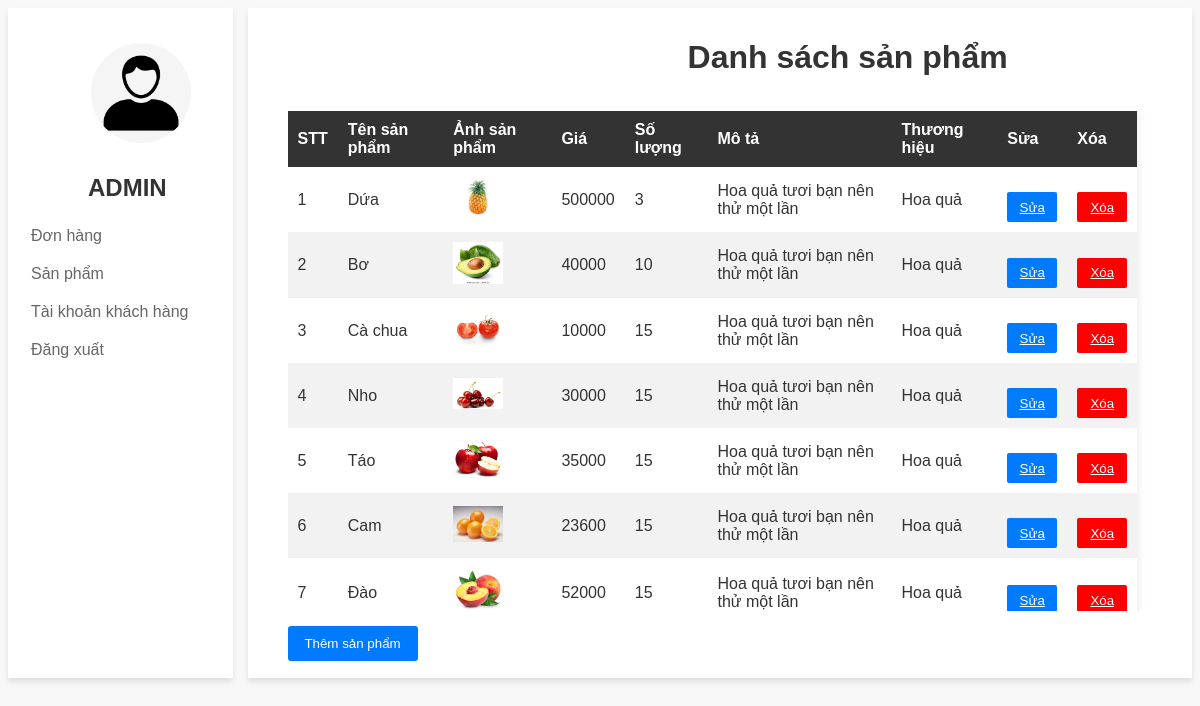
The page /INTERFACE/giaoDien/CRUD2/index.php on the database its author committed.
### tables this page shows
CREATE TABLE `products` (
  `product_id` int(5) NOT NULL,
  `product_name` varchar(255) NOT NULL,
  `image` char(50) NOT NULL,
  `price` int(10) NOT NULL,
  `quanlity` int(10) NOT NULL,
  `description` varchar(500) NOT NULL,
  `brand_id` int(11) NOT NULL,
  `infor` varchar(250) NOT NULL
);

CREATE TABLE `brands` (
  `brand_id` int(5) NOT NULL,
  `brand_name` varchar(255) NOT NULL
);

### INTERFACE/giaoDien/CRUD2/sanpham/danhsach.php (the view, shortened to what this page needs)
<?php
    $sql = 'SELECT * FROM products inner join brands on products.brand_id = brands.brand_id';
    $query = mysqli_query($connect, $sql);
?>
<div class="wapper_container">
    <div class="sidebar">
        <h2>
            <a href="admin.php">
                <img src="./img/adminn.jpg" alt="">
            </a>
            <h2 style="margin-left: 70px;" >ADMIN</h2>
        </h2>
        <ul>
            <li><a href="./sanpham/danhsach.php">Đơn hàng</a></li>
            <li><a href="index.php?page_layout=danhsach">Sản phẩm</a></li>
            <li><a href="indexuser.php?page_layout=lietke">Tài khoản khách hàng</a></li>
            <li><a href="../views/index.php">Đăng xuất</a></li>
        </ul>
    </div>
    <div class="container_list">
    <div class="card">
        <div class="card-header">
            <h1 style="margin-left: 400px;">Danh sách sản phẩm</h1>
        </div>
        <div class="card-body">
           <table class="table">
                <thead class="thead-dark">
                    <tr>
                        <th>STT</th>
                        <th>Tên sản phẩm</th>
                        <th>Ảnh sản phẩm</th>
                        <th>Giá</th>
                        <th>Số lượng</th>
                        <th>Mô tả</th>
                        <th>Thương hiệu</th>
                        <th>Sửa</th>
                        <th>Xóa</th>
                    </tr>
                </thead>
                <tbody>
                    <?php
                    $i = 1;
                    while($row = mysqli_fetch_assoc($query)){?>
                        <tr style="height: 60px;">
                            <td><?php echo $i++; ?></td>
                            <td><?php echo $row['product_name']; ?></td>
                            <td>
                                <img src="img/<?php echo $row['image']; ?>" style="width: 50px;">
                            </td>
                            <td><?php echo $row['price']; ?></td>
                            <td><?php echo $row['quanlity']; ?></td>
                            <td><?php echo $row['description'];?></td>
                            <td><?php echo $row['brand_name']; ?></td>
                            <?php $a = $row['product_id']; ?>
                            <td style="text-align: center;">
                                <button style="width: 50px; height:30px; border-radius: 2px; border: none; background: #007bff;">
                                    <a style="color: white;" href="index.php?page_layout=sua&id=<?php echo $a; ?>">Sửa</a>
                                </button>
                            </td>
                            <td style="text-align: center;">
                                <button style="width: 50px; height:30px; background: #FF0000; border-radius: 2px; border: none;">
                                    <a style="color: white;" onclick="return Del('<?php echo $row['product_name']; ?>')" href="index.php?page_layout=xoa&id=<?php echo $row['product_id']; ?>">Xóa</a>
                                </button>
                            </td>
                        </tr>
                    <?php } ?>
                </tbody>
            </table>
        </div>
        <button style="margin-top: 15px; width: 130px; height:35px; background: #007bff; text-align: center; border: none; border-radius: 3px; ">
                <a  style="color: white; text-decoration: none; " href="index.php?page_layout=them">Thêm sản phẩm</a>
        </button>
    </div>
</div>
</div>

### INTERFACE/giaoDien/CRUD2/mains.css (style rules this page uses)
body { font-family: Arial, sans-serif; color: #333; background-color: #f8f8f8; }
.wapper_container { display: flex; }
.container_list { margin-left: 15px; width: 1130px; padding: 10px; background-color: #fff; box-shadow: 0 4px 6px rgba(0, 0, 0, 0.1); height: 650px; margin-left: 15px; }
.card { margin-left: 30px; }
.card-body { margin-top: 35px; width: 100%; overflow-x: auto; height: 500px; }
.table { width: 100%; }
.card-body button { width: 80px; height: 35px; margin-top: 15px; border-radius: 3px; background: #007bff; color: white; }
.sidebar { width: 250px; padding: 10px; background-color: #fff; box-shadow: 0 4px 6px rgba(0, 0, 0, 0.1); }
.sidebar h2 { align-items: center; }
.sidebar h2 img { width: 100px; height: 100px; margin-left: 60px; border-radius: 50px; }
.sidebar ul { list-style: none; margin: 0; padding: 0; }
.sidebar li { margin-bottom: 10px; }
.sidebar a { display: block; padding: 5px 10px; color: #666; text-decoration: none; border-left: 3px solid transparent; transition: border-left-color 0.2s ease-in-out; }
.table { width: 95%; }
.thead-dark { background-color: #464444; color: white; height: 40px; }
table { border-collapse: collapse; background-color: #fff; width: 100%; margin-bottom: 20px; box-shadow: 0px 0px 10px rgba(0, 0, 0, 0.1); }
table th, table td { padding: 10px; text-align: left; }
table th { background-color: #333; color: #fff; }
table tr:nth-child(even) { background-color: #f2f2f2; }

### rows shown on the page
products: product_name "Dứa", image (picture), price "500000", quanlity "3", description "Hoa quả tươi bạn nên thử một lần", brand.brand_name "Hoa quả"
products: product_name "Bơ", image (picture), price "40000", quanlity "10", description "Hoa quả tươi bạn nên thử một lần", brand.brand_name "Hoa quả"
products: product_name "Cà chua", image (picture), price "10000", quanlity "15", description "Hoa quả tươi bạn nên thử một lần", brand.brand_name "Hoa quả"
products: product_name "Nho", image (picture), price "30000", quanlity "15", description "Hoa quả tươi bạn nên thử một lần", brand.brand_name "Hoa quả"
products: product_name "Táo", image (picture), price "35000", quanlity "15", description "Hoa quả tươi bạn nên thử một lần", brand.brand_name "Hoa quả"
products: product_name "Cam", image (picture), price "23600", quanlity "15", description "Hoa quả tươi bạn nên thử một lần", brand.brand_name "Hoa quả"
products: product_name "Đào", image (picture), price "52000", quanlity "15", description "Hoa quả tươi bạn nên thử một lần", brand.brand_name "Hoa quả"
